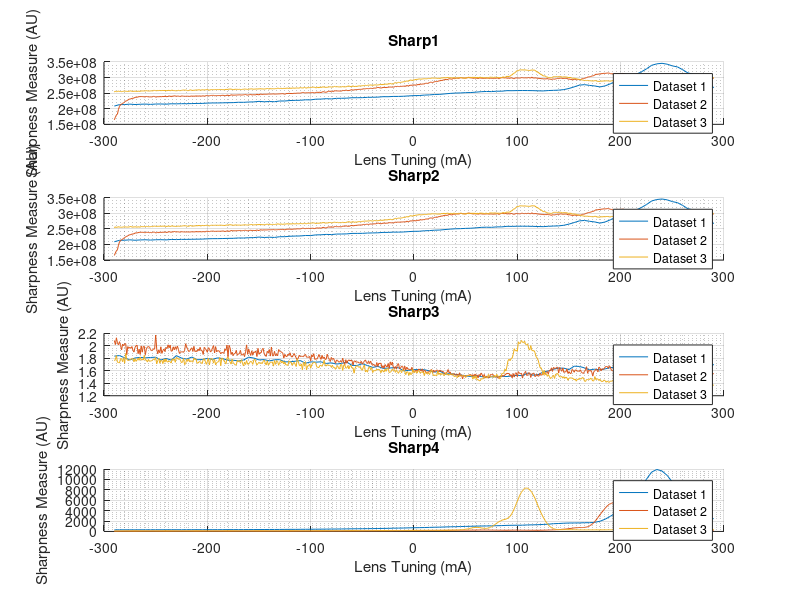

Recreate this plot in MATLAB.
close all, clear all

load("SharpData.mat");

comparisonSet = {Trial1,Trial2,Trial3};
sharpSet = [1:4];

clearvars -except comparisonSet sharpSet;

figure; 
for i = 1:length(sharpSet)
    subplot(length(sharpSet),1,i); hold on;
    for j = 1:length(comparisonSet)
        eval(sprintf('plot(comparisonSet{j}.nameList,comparisonSet{j}.sharp%i)',sharpSet(i)));
        leg{j} = sprintf('Dataset %i',j);
    end
    grid on; grid minor;
    title(sprintf('Sharp%i',sharpSet(i)));
    xlabel('Lens Tuning (mA)');
    ylabel('Sharpness Measure (AU)');
    legend(leg)
end